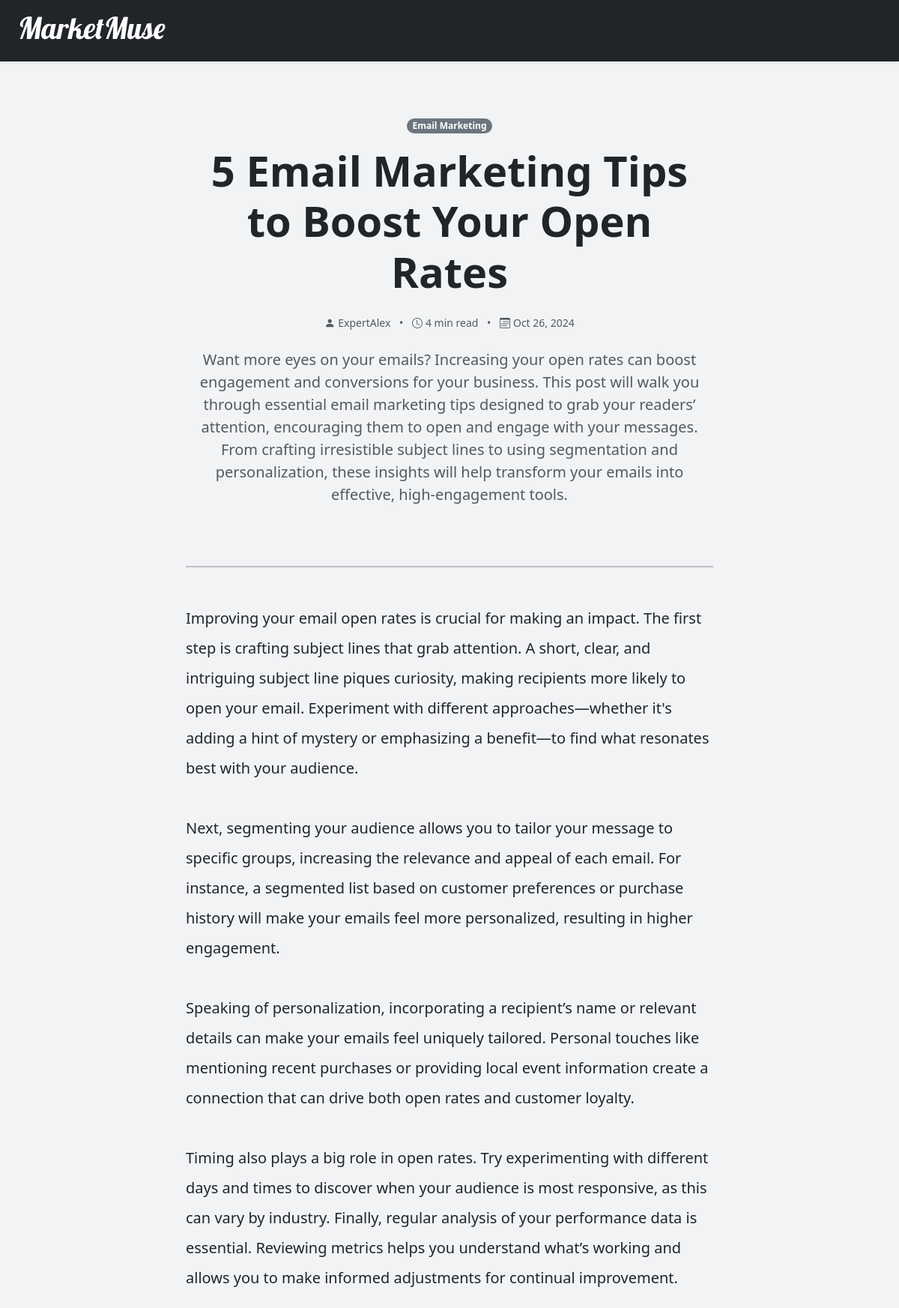
Screenshot of /post/email-marketing-tips-boost-open-rates/ with the database file from the repository.
### Posts/models.py (models this page shows, shortened)
class Posts(models.Model):
    author = models.ForeignKey(settings.AUTH_USER_MODEL, related_name='posts', on_delete=models.CASCADE)
    category = models.ForeignKey(Categories, related_name='posts', on_delete=models.CASCADE)
    title = models.CharField(max_length=255)
    slug = models.SlugField(max_length=255, unique=True)
    intro = models.TextField()
    content = models.TextField()
    reading_time = models.IntegerField()
    date_posted = models.DateField(auto_now_add=True)

class Categories(models.Model):
    category_name = models.CharField(max_length=255)
    def __str__(self):
        return self.category_name

### Posts/views.py (the view)
# urls.py: path('post/<str:slug>/', views.post_details, name='post_details')
def post_details(request, slug):
    post = get_object_or_404(Posts, slug=slug)
    return render(request, 'post_details.html', {'post' : post})

### templates/post_details.html (shortened to what this page needs)
{% extends 'base.html' %}
{% block content %}
<div class="container py-5">
    <div class="row justify-content-center mb-3">
        <div class="col-lg-8 text-center">
            <span class="badge text-bg-secondary rounded-pill mb-3">{{ post.category }}</span>
            <h1 class="fw-bold mb-4 display-4">{{ post.title }}</h1>
            <div class="d-flex justify-content-center align-items-center text-body-secondary mb-4">
                <small>
                    <i class="bi bi-person-fill me-1"></i>{{ post.author }}
                    <span class="mx-2">•</span>
                    <i class="bi bi-clock me-1"></i>{{ post.reading_time }} min read
                    <span class="mx-2">•</span>
                    <i class="bi bi-calendar3 me-1"></i>{{ post.date_posted|date:"M j, Y" }}
                </small>
            </div>
            <p class="lead text-body-secondary mb-3">{{ post.intro }}</p>
        </div>
    </div>
    <div class="row justify-content-center">
        <div class="col-lg-8">
            <hr class="border-2 my-5">
            <article class="fs-5 lh-lg text-body">
                {{ post.content|linebreaksbr }}
            </article>
        </div>
    </div>
</div>
{% endblock %}

### static/style.css (style rules this page uses)
body { background-color: #f1f3f5; }

### rows the page displays
Posts: category "Email Marketing", title "5 Email Marketing Tips to Boost Your Open Rates", author "ExpertAlex", reading_time "4", date_posted "Oct 26, 2024", intro "Want more eyes on your emails? Increasing your open rates can boost engagement and conversions for your business. This post will walk you through essential email marketing tips designed to grab your readers’ attention, encouraging them to open and engage with your messages. From crafting irresistible subject lines to using segmentation and personalization, these insights will help transform your emails into effective, high-engagement tools.", content "Improving your email open rates is crucial for making an impact. The first step is crafting subject lines that grab attention. A short, clear, and intriguing subject line piques curiosity, making recipients more likely to open your email. Experiment with different approaches—whether it's adding a hint of mystery or emphasizing a benefit—to find what resonates best with your audience. Next, segmenting your audience allows you to tailor your message to specific groups, increasing the relevance and appeal of each email. For instance, a segmented list based on customer preferences or purchase history will make your emails feel more personalized, resulting in higher engagement. Speaking of…"
